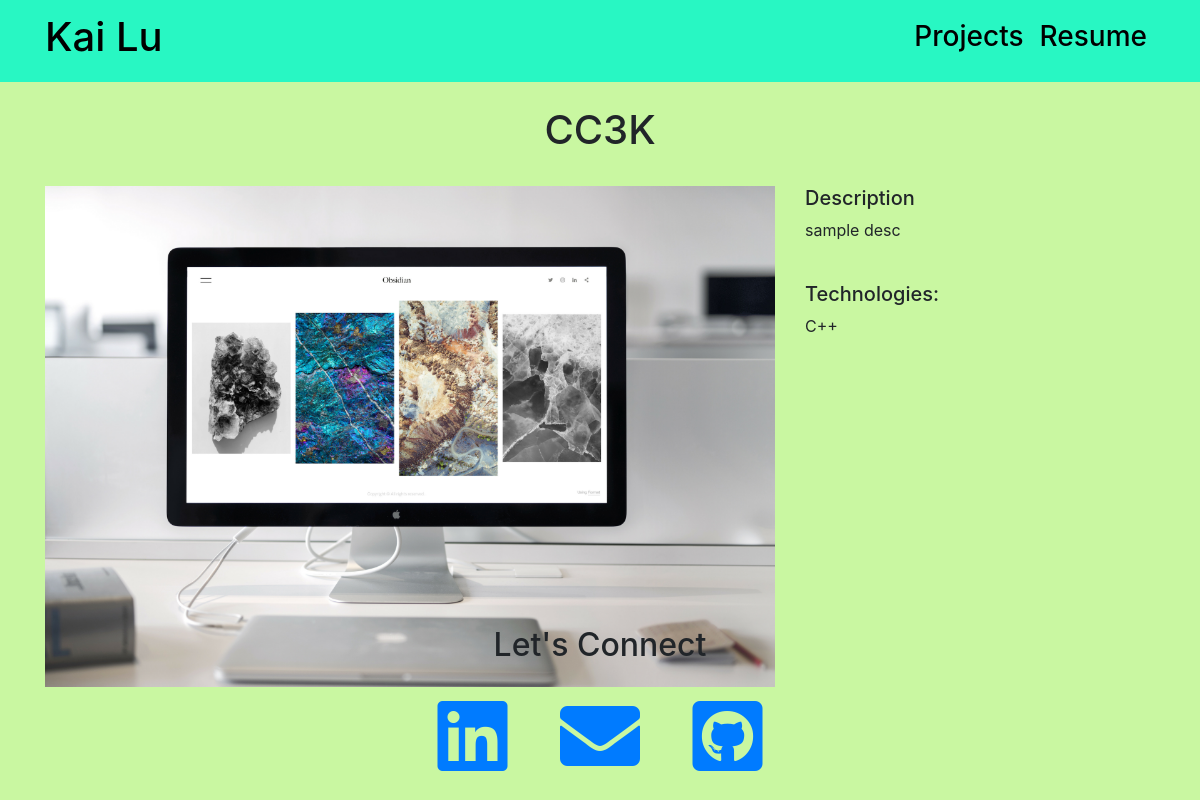
Screenshot of /projects/5/ with the database file from the repository.
### projects/models.py (models this page shows)
class Project(models.Model):
    title = models.CharField(max_length=200)
    previewDescription = models.CharField(max_length=300, default='preview')
    description = models.TextField()
    technologies = models.CharField(max_length=200)
    image = models.ImageField()
    link = models.URLField(default='http://127.0.0.1:8000/')

### projects/views.py (the view)
# urls.py: path('<int:pk>/', views.project_detail, name='project_detail'),
def project_detail(request, pk):
    project = Project.objects.get(pk=pk)
    context = {
        "project": project
    }
    return render(request, "project_detail.html", context)

### projects/templates/project_detail.html
{% extends "base.html" %}
{% block page_content %}
<div class="row justify-content-center my-2 py-3">
  <h1>{{ project.title }}</h1>
</div>
<div class="row">
  <div class="col-md-8">
    <img src="{{ project.image.url }}" alt="" width="100%">
  </div>
  <div class="col-md-4">
    <h5>Description</h5>
    <p>{{ project.description }}</p>
    <br>
    <h5>Technologies:</h5>
    <p>{{ project.technologies }}</p>
  </div>
</div>
{% endblock %}

### personal_website/static/main.css (style rules this page uses)
body { height: 100%; margin: 0; background-color: #c9f7a1; }

### rows the page displays
Project: title "CC3K", image (picture), description "sample desc", technologies "C++"
